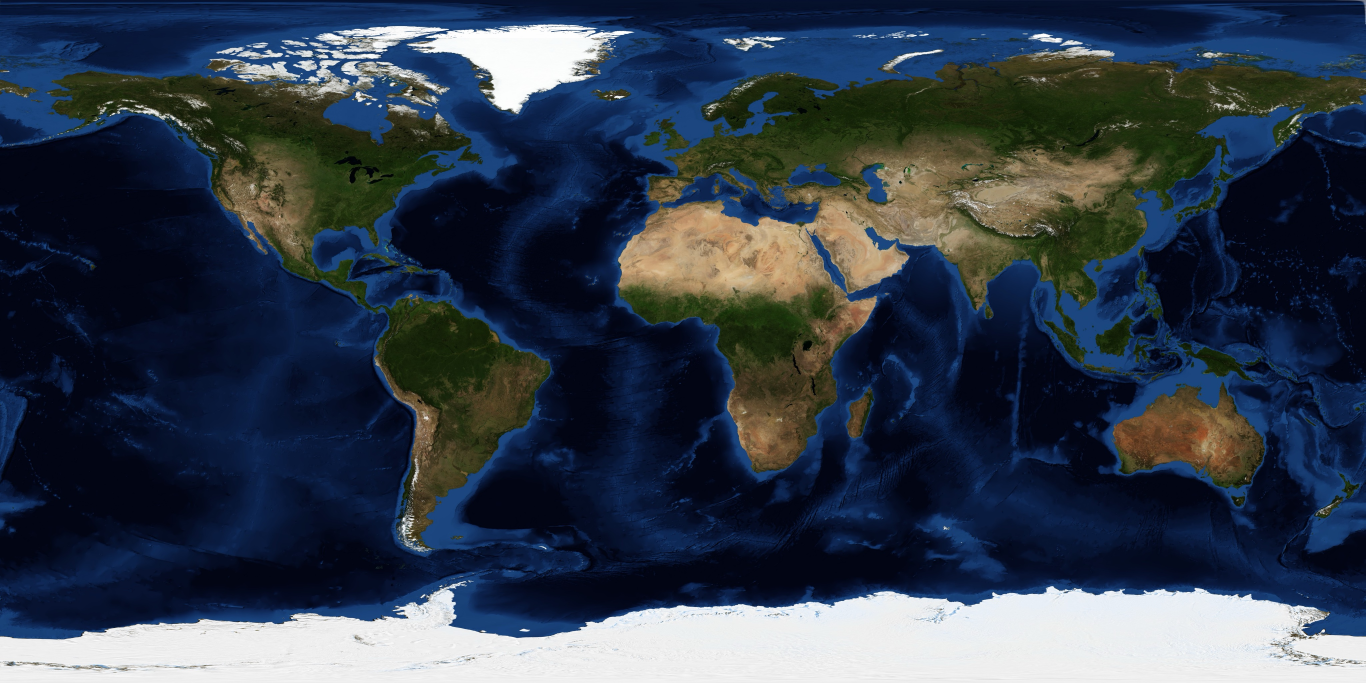
#> input picture app/assets/blue-marble-2004-07-4096.jpg, 4096 x 2048 px (shown at 1/3 size)
$ python render_globes.py
#> lines starting #> are read from the running program, lines starting #| are printed output that depends on the picture
"""Render round, transparent-background globes for the pitch deck from the app's NASA textures.

Earth: app/assets/blue-marble-2004-07-4096.jpg (NASA Blue Marble Next Generation, July 2004)
Moon:  app/assets/lroc-moon-color-4096.jpg (NASA SVS CGI Moon Kit, from LRO camera data)
Both are equirectangular maps (left edge = 180° W). Orthographic view, light limb shading, soft rim glow.
Run from the repo root: python pitch/render_globes.py
"""
from pathlib import Path

import numpy as np
from PIL import Image, ImageDraw, ImageFilter

ROOT = Path(__file__).resolve().parent.parent
OUT = ROOT / "pitch" / "img"
SIZE = 900          # output diameter in px (plus glow margin)
SS = 2              # supersampling


def project(lat0, lon0, lat, lon):
    """Forward orthographic projection -> (x, y) in [-1, 1], y up; None if on the far side."""
    p0, l0, p, l = map(np.radians, (lat0, lon0, lat, lon))
    if np.sin(p0) * np.sin(p) + np.cos(p0) * np.cos(p) * np.cos(l - l0) < 0:
        return None
    x = np.cos(p) * np.sin(l - l0)
    y = np.cos(p0) * np.sin(p) - np.sin(p0) * np.cos(p) * np.cos(l - l0)
    return x, y


def globe(texture, lat0, lon0, marker, marker_rgb, glow_rgb, name):
#> called with lat0 = 18, lon0 = 22, marker = (21.03, 16.61), marker_rgb = (240, 200, 93), glow_rgb = (108, 180, 238), name = 'globe_earth.png'
    tex = np.asarray(Image.open(texture).convert("RGB")).astype(np.float32)
    H, W = tex.shape[:2]
#> H = 2048; W = 4096
    n = SIZE * SS
    ys, xs = np.mgrid[0:n, 0:n]
    x = (xs + 0.5) / n * 2 - 1
    y = 1 - (ys + 0.5) / n * 2
    rho = np.hypot(x, y)
    inside = rho <= 1
    c = np.arcsin(np.clip(rho, 0, 1))
    p0, l0 = np.radians(lat0), np.radians(lon0)
    with np.errstate(invalid="ignore", divide="ignore"):
        lat = np.arcsin(np.cos(c) * np.sin(p0) + np.where(rho > 0, y * np.sin(c) * np.cos(p0) / rho, 0))
        lon = l0 + np.arctan2(x * np.sin(c), rho * np.cos(c) * np.cos(p0) - y * np.sin(c) * np.sin(p0))
    u = ((np.degrees(lon) + 180) % 360) / 360 * (W - 1)
    v = (90 - np.degrees(lat)) / 180 * (H - 1)
    rgb = tex[np.clip(v, 0, H - 1).astype(int), np.clip(u, 0, W - 1).astype(int)]
    shade = 0.45 + 0.55 * np.sqrt(np.clip(np.cos(c), 0, 1))       # gentle limb darkening
    rgb = np.clip(rgb * shade[..., None], 0, 255)
    img = np.zeros((n, n, 4), np.uint8)
    img[..., :3] = rgb.astype(np.uint8)
    img[..., 3] = np.where(inside, 255, 0)
    sphere = Image.fromarray(img, "RGBA")

    d = ImageDraw.Draw(sphere)
    pos = project(lat0, lon0, *marker)
    if pos:
        cx, cy = (pos[0] + 1) / 2 * n, (1 - pos[1]) / 2 * n
        r = n * 0.022
        d.ellipse((cx - r * 1.7, cy - r * 1.7, cx + r * 1.7, cy + r * 1.7), outline=(255, 255, 255, 255), width=SS * 4)
        d.ellipse((cx - r, cy - r, cx + r, cy + r), fill=marker_rgb + (255,))
    sphere = sphere.resize((SIZE, SIZE), Image.LANCZOS)

    margin = int(SIZE * 0.06)
    canvas = Image.new("RGBA", (SIZE + 2 * margin,) * 2, (0, 0, 0, 0))
#> canvas: PIL image 1008x1008 RGBA; every value is 0
    glow = Image.new("RGBA", canvas.size, (0, 0, 0, 0))
    ImageDraw.Draw(glow).ellipse((margin - 6, margin - 6, margin + SIZE + 6, margin + SIZE + 6), fill=glow_rgb + (150,))
    glow = glow.filter(ImageFilter.GaussianBlur(margin * 0.45))
    canvas.alpha_composite(glow)
    canvas.alpha_composite(sphere, (margin, margin))
    canvas.save(OUT / name)
    print("saved", name, canvas.size, "marker at", None if not pos else (round(pos[0], 3), round(pos[1], 3)))
#| saved globe_earth.png (1008, 1008) marker at (-0.088, 0.054)


# Earth centred on Africa; gold marker = the live-demo place, 54 km SW of Bardaï, Tibesti, Chad
# (low point 21.02585 N, 16.61421 E, outputs/scores.csv)
globe(ROOT / "app/assets/blue-marble-2004-07-4096.jpg", 18, 22, (21.02585, 16.61421), (240, 200, 93), (108, 180, 238),
      "globe_earth.png")
# Moon seen from below the south pole region; teal marker = Shackleton floor low point (89.625 S, 118.8 E, app/app.js)
globe(ROOT / "app/assets/lroc-moon-color-4096.jpg", -55, 100, (-89.625, 118.8), (60, 200, 180), (232, 227, 211),
      "globe_moon.png")
#> call 2 of globe, with lat0 = -55, lon0 = 100, marker = (-89.62, 118.8), marker_rgb = (60, 200, 180), glow_rgb = (232, 227, 211), name = 'globe_moon.png'
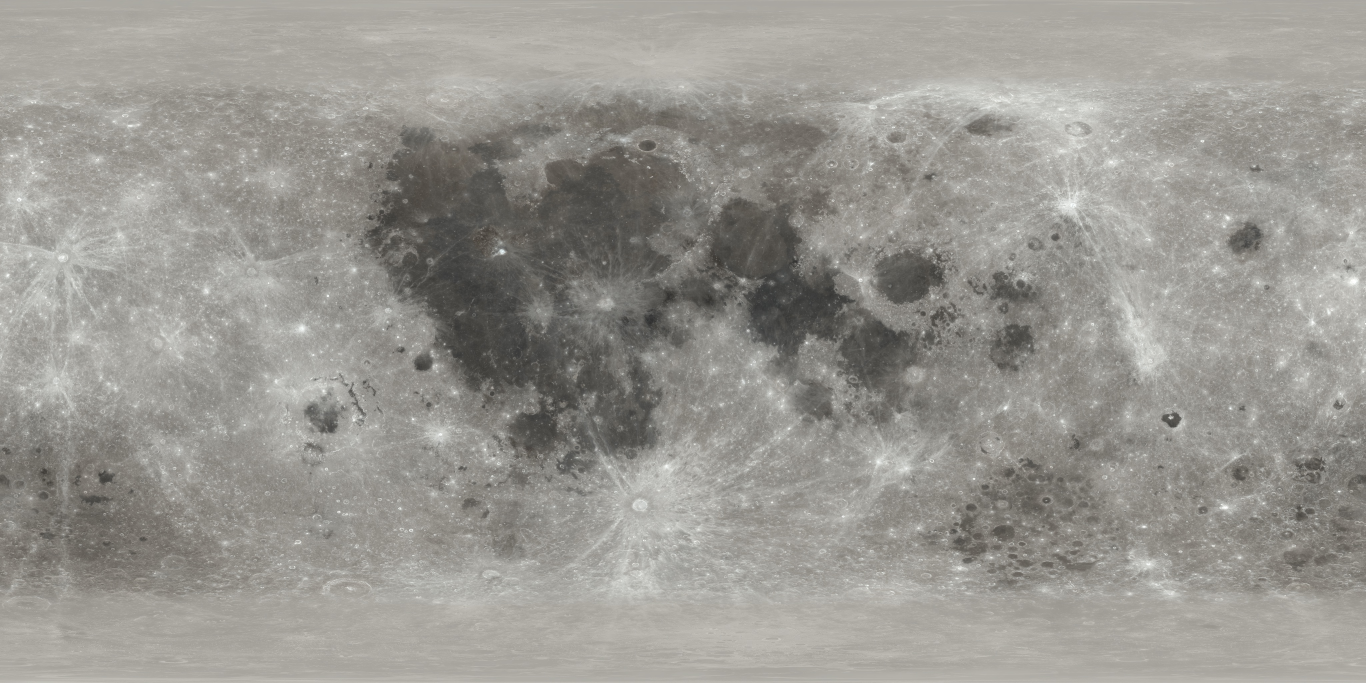
#> input picture app/assets/lroc-moon-color-4096.jpg, 4096 x 2048 px (shown at 1/3 size)
#> in globe (call 2), `rgb = tex[np.clip(v, 0, H - 1).astype(int), np.clip(u, 0, W - 1).astyp..`:
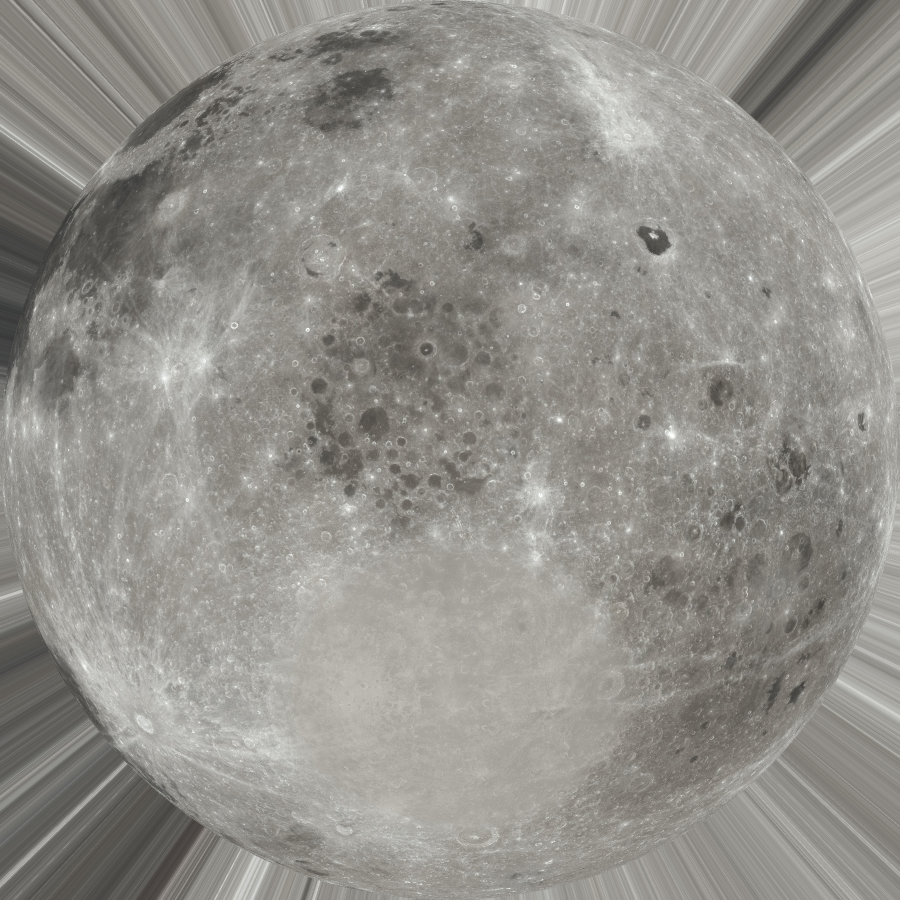
#> rgb: shape (1800, 1800, 3) float32 (shown at 1/2 size); mean R, G, B 146.4, 144.4, 139
#> in globe (call 2), `rgb = tex[np.clip(v, 0, H - 1).astype(int), np.clip(u, 0, W - 1).astyp..`:
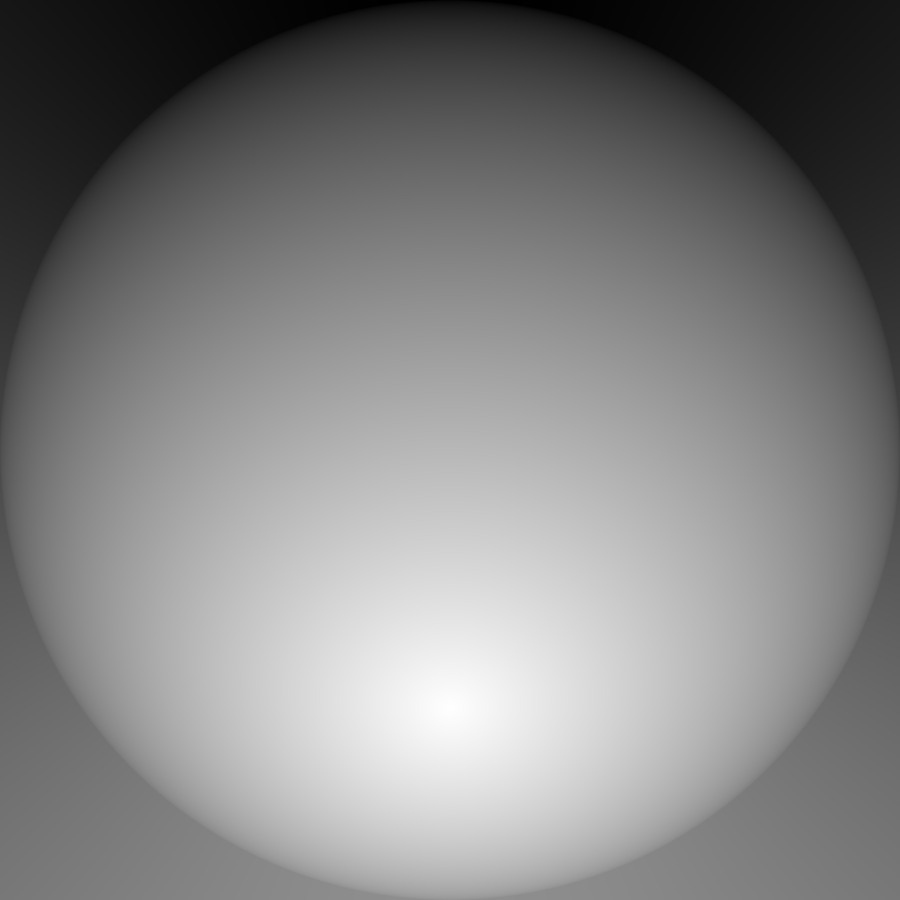
#> v: shape (1800, 1800) float64 (shown at 1/2 size); min 625.7, max 2046.6, mean 1352.7; drawn with min black and max white
#> in globe (call 2), `rgb = tex[np.clip(v, 0, H - 1).astype(int), np.clip(u, 0, W - 1).astyp..`:
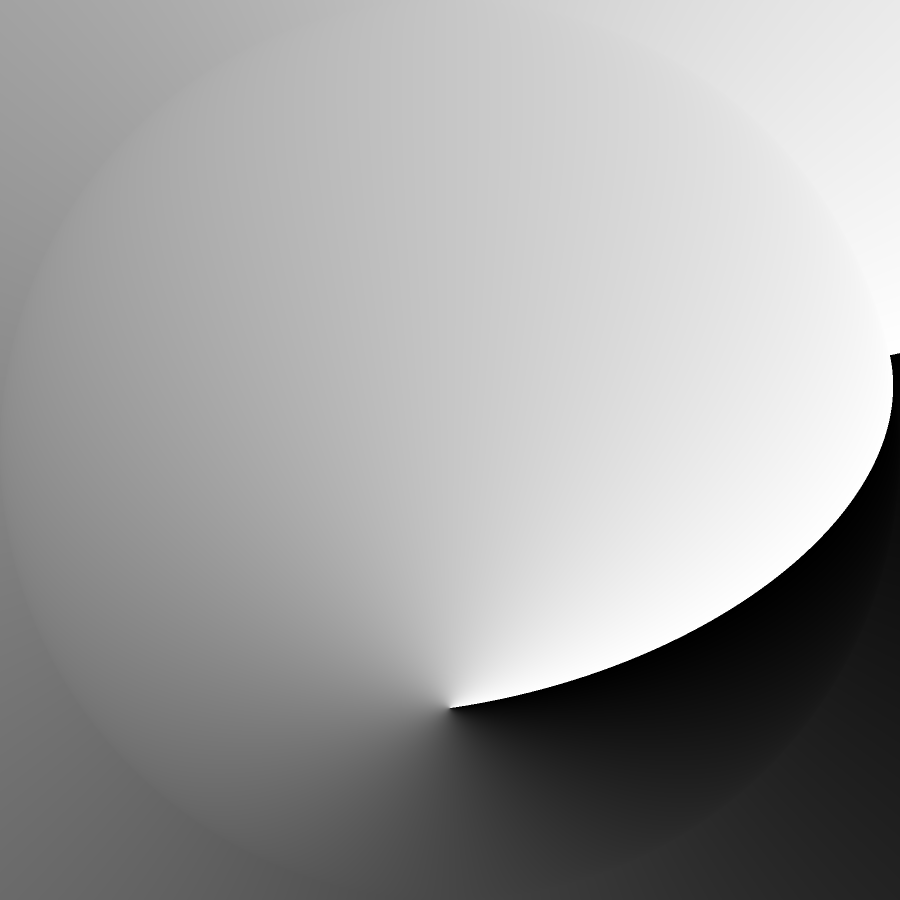
#> u: shape (1800, 1800) float64 (shown at 1/2 size); min 0.00744, max 4095, mean 2540.2; drawn with min black and max white
#> in globe (call 2), `glow = glow.filter(ImageFilter.GaussianBlur(margin * 0.45))`:
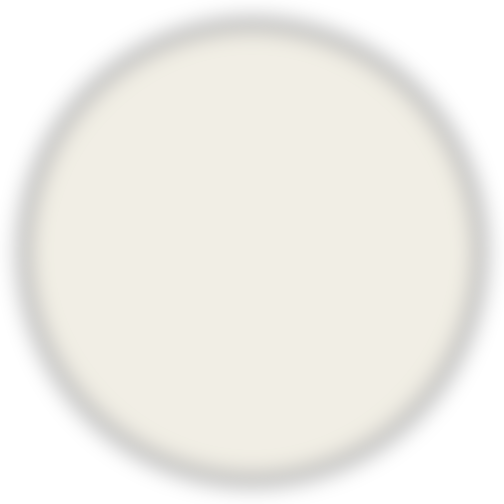
#> glow: PIL image 1008x1008 RGBA (shown at 1/2 size); mean R, G, B, A 149.4, 146.2, 135.9, 96.6; transparent parts drawn white
#> in globe (call 2), `canvas.alpha_composite(sphere, (margin, margin))`:
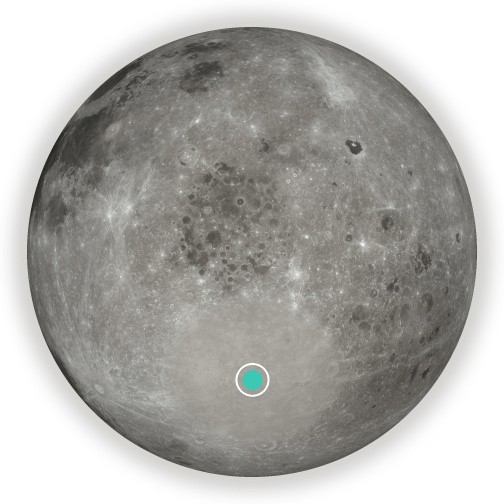
#> canvas: PIL image 1008x1008 RGBA (shown at 1/2 size); mean R, G, B, A 91.8, 90.6, 86.9, 165.3; transparent parts drawn white
#| saved globe_moon.png (1008, 1008) marker at (0.002, -0.568)
